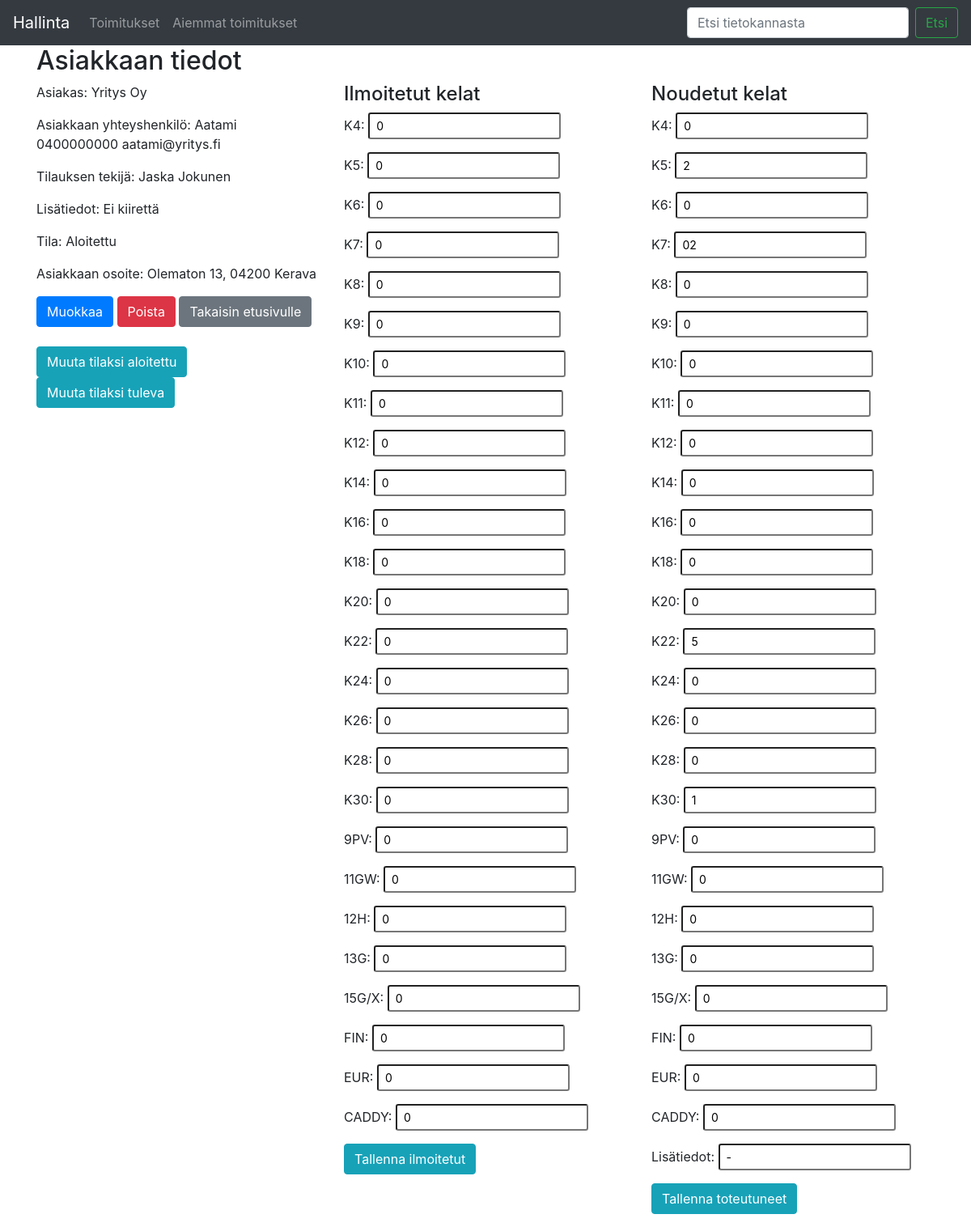
Screenshot of /tilaus.php?id=1 with the database file from the repository.
### tables this page shows
CREATE TABLE `toimitukset` (
  `id` int(11) NOT NULL AUTO_INCREMENT,
  `nimi` text,
  `tekija` text,
  `tasmaaika` int(11) DEFAULT NULL,
  `lisatieto` text,
  `tila` text,
  `osoite` text,
  `piilotettu` int(11) DEFAULT NULL,
  `yhteyshenkilo` text,
  PRIMARY KEY (`id`)
);

CREATE TABLE `toteutuneet` (
  `id` int(11) NOT NULL AUTO_INCREMENT,
  `huomioitava` text,
  `K4` text,
  `K5` text,
  `K6` text,
  `K7` text,
  `K8` text,
  `K9` text,
  `K10` text,
  `K11` text,
  `K12` text,
  `K14` text,
  `K16` text,
  `K18` text,
  `K20` text,
  `K22` text,
  `K24` text,
  `K26` text,
  `K28` text,
  `K30` text,
  `9PV` text,
  `11GW` text,
  `12H` text,
  `13G` text,
  `15GX` text,
  `FIN` text,
  `EUR` text,
  `CADDY` text,
  `yritysid` int(11) DEFAULT NULL,
  PRIMARY KEY (`id`),
  KEY `yritysid` (`yritysid`),
  CONSTRAINT `toteutuneet_ibfk_1` FOREIGN KEY (`yritysid`) REFERENCES `toimitukset` (`id`)
);

### tilaus.php (the view, shortened to what this page needs)
<!DOCTYPE html>
<html lang="fi">
  <head>
    <link href="css/bootstrap.min.css" rel="stylesheet">
  </head>
<body>
    <nav class="navbar navbar-expand-lg navbar-dark bg-dark">
      <a class="navbar-brand" href="#">Hallinta</a>
      <div class="collapse navbar-collapse" id="navbarNav">
        <ul class="navbar-nav">
          <li class="nav-item">
            <a class="nav-link" href="index.php">Toimitukset</a>
          </li>
          <li class="nav-item">
            <a class="nav-link" href="aiemmat.php">Aiemmat toimitukset</a>
          </li>
        </ul>
      </div>
      <form action="haku.php" class="form-inline" method="post">
        <input class="form-control mr-sm-2" type="search" name="search" placeholder="Etsi tietokannasta" aria-label="Search">
        <button class="btn btn-outline-success my-2 my-sm-0" type="submit">Etsi</button>
      </form>
    </nav>
    <div class="container">
      <h2>Asiakkaan tiedot</h2>
        <div class="row">
          <div class="col">
          <form class="form-horizontal">
          <?php
          include("tietokanta.php");
          $kysely = $yhteys->prepare("SELECT * FROM toimitukset WHERE id = ?");
          $kysely->execute(array($_GET["id"]));
          $tulos = $kysely->fetch();
          echo "<p>Asiakas: " . htmlspecialchars($tulos["nimi"]) . "</p>";
          echo "<p>Asiakkaan yhteyshenkilö: " . htmlspecialchars($tulos["yhteyshenkilo"]) . "</p>";
          echo "<p>Tilauksen tekijä: " . htmlspecialchars($tulos["tekija"]) . "</p>";
          echo "<p>Lisätiedot: " . htmlspecialchars($tulos["lisatieto"]) . "</p>";
          echo "<p>Tila: " . htmlspecialchars($tulos["tila"]) . "</p>";
          echo "<p>Asiakkaan osoite: " . htmlspecialchars($tulos["osoite"]) . "</p>";
          $id = $tulos["id"];
          echo "<p><a href=\"muokkaa.php?id=$id\" class=\"btn btn-primary\">Muokkaa</a> ";
          echo "<a href=\"poista.php?id=$id\" class=\"btn btn-danger\" onclick=\"return confirm('Oletko varma että haluat poistaa toimituksen?')\">Poista</a> ";
          echo "<a href=\"index.php\" class=\"btn btn-secondary\">Takaisin etusivulle</a>";
          echo "<br />";
          echo "<br />";
          echo "<a href=\"aloitettu.php?id=$id\" class=\"btn btn-info\">Muuta tilaksi aloitettu</a> ";
          echo "<a href=\"tuleva.php?id=$id\" class=\"btn btn-info\">Muuta tilaksi tuleva</a></p>";
          ?>
        </form>
        </div>
        <div class="col">
<h4>Ilmoitetut kelat</h4>
<form action="kelojenlisays.php" method="post">
<p>K4: <input class="form-control-sm" type="text" name="K4" value="0" required></p>
<p>K5: <input class="form-control-sm" type="text" name="K5" value="0" required></p>
<p>K6: <input class="form-control-sm" type="text" name="K6" value="0" required></p>
<p>K7: <input class="form-control-sm" type="text" name="K7" value="0" required></p>
<p>K8: <input class="form-control-sm" type="text" name="K8" value="0" required></p>
<p>K9: <input class="form-control-sm" type="text" name="K9" value="0" required></p>
<p>K10: <input class="form-control-sm" type="text" name="K10" value="0" required></p>
<p>K11: <input class="form-control-sm" type="text" name="K11" value="0" required></p>
<p>K12: <input class="form-control-sm" type="text" name="K12" value="0" required></p>
<p>K14: <input class="form-control-sm" type="text" name="K14" value="0" required></p>
<p>K16: <input class="form-control-sm" type="text" name="K16" value="0" required></p>
<p>K18: <input class="form-control-sm" type="text" name="K18" value="0" required></p>
<p>K20: <input class="form-control-sm" type="text" name="K20" value="0" required></p>
<p>K22: <input class="form-control-sm" type="text" name="K22" value="0" required></p>
<p>K24: <input class="form-control-sm" type="text" name="K24" value="0" required></p>
<p>K26: <input class="form-control-sm" type="text" name="K26" value="0" required></p>
<p>K28: <input class="form-control-sm" type="text" name="K28" value="0" required></p>
<p>K30: <input class="form-control-sm" type="text" name="K30" value="0" required></p>
<p>9PV: <input class="form-control-sm" type="text" name="9PV" value="0" required></p>
<p>11GW: <input class="form-control-sm" type="text" name="11GW" value="0" required></p>
<p>12H: <input class="form-control-sm" type="text" name="12H" value="0" required></p>
<p>13G: <input class="form-control-sm" type="text" name="13G" value="0" required></p>
<p>15G/X: <input class="form-control-sm" type="text" name="15GX" value="0" required></p>
<p>FIN: <input class="form-control-sm" type="text" name="FIN" value="0" required></p>
<p>EUR: <input class="form-control-sm" type="text" name="EUR" value="0" required></p>
<p>CADDY: <input class="form-control-sm" type="text" name="CADDY" value="0" required></p>
<p><input type="submit" class="btn btn-info" value="Tallenna ilmoitetut"></p>
</form>
</div>
<?php
include ("tietokanta.php");
$kysely = $yhteys->prepare("SELECT * FROM toteutuneet where yritysid=" . $_GET["id"]);
$kysely->execute(array($_GET["id"]));
$result = $kysely->fetchAll();
?>
      <div class="col">
<h4>Noudetut kelat</h4>
<form action="kelojenkorjaus.php" method="post">
<p>K4: <input class="form-control-sm" type="text" name="K4" value="<?php echo $result[0]['K4']; ?>"></p>
<p>K5: <input class="form-control-sm" type="text" name="K5" value="<?php echo $result[0]['K5']; ?>"></p>
<p>K6: <input class="form-control-sm" type="text" name="K6" value="<?php echo $result[0]['K6']; ?>"></p>
<p>K7: <input class="form-control-sm" type="text" name="K7" value="<?php echo $result[0]['K7']; ?>"></p>
<p>K8: <input class="form-control-sm" type="text" name="K8" value="<?php echo $result[0]['K8']; ?>"></p>
<p>K9: <input class="form-control-sm" type="text" name="K9" value="<?php echo $result[0]['K9']; ?>"></p>
<p>K10: <input class="form-control-sm" type="text" name="K10" value="<?php echo $result[0]['K10']; ?>"></p>
<p>K11: <input class="form-control-sm" type="text" name="K11" value="<?php echo $result[0]['K11']; ?>"></p>
<p>K12: <input class="form-control-sm" type="text" name="K12" value="<?php echo $result[0]['K12']; ?>"></p>
<p>K14: <input class="form-control-sm" type="text" name="K14" value="<?php echo $result[0]['K14']; ?>"></p>
<p>K16: <input class="form-control-sm" type="text" name="K16" value="<?php echo $result[0]['K16']; ?>"></p>
<p>K18: <input class="form-control-sm" type="text" name="K18" value="<?php echo $result[0]['K18']; ?>"></p>
<p>K20: <input class="form-control-sm" type="text" name="K20" value="<?php echo $result[0]['K20']; ?>"></p>
<p>K22: <input class="form-control-sm" type="text" name="K22" value="<?php echo $result[0]['K22']; ?>"></p>
<p>K24: <input class="form-control-sm" type="text" name="K24" value="<?php echo $result[0]['K24']; ?>"></p>
<p>K26: <input class="form-control-sm" type="text" name="K26" value="<?php echo $result[0]['K26']; ?>"></p>
<p>K28: <input class="form-control-sm" type="text" name="K28" value="<?php echo $result[0]['K28']; ?>"></p>
<p>K30: <input class="form-control-sm" type="text" name="K30" value="<?php echo $result[0]['K30']; ?>"></p>
<p>9PV: <input class="form-control-sm" type="text" name="9PV" value="<?php echo $result[0]['9PV']; ?>"></p>
<p>11GW: <input class="form-control-sm" type="text" name="11GW" value="<?php echo $result[0]['11GW']; ?>"></p>
<p>12H: <input class="form-control-sm" type="text" name="12H" value="<?php echo $result[0]['12H']; ?>"></p>
<p>13G: <input class="form-control-sm" type="text" name="13G" value="<?php echo $result[0]['13G']; ?>"></p>
<p>15G/X: <input class="form-control-sm" type="text" name="15GX" value="<?php echo $result[0]['15GX']; ?>"></p>
<p>FIN: <input class="form-control-sm" type="text" name="FIN" value="<?php echo $result[0]['FIN']; ?>"></p>
<p>EUR: <input class="form-control-sm" type="text" name="EUR" value="<?php echo $result[0]['EUR']; ?>"></p>
<p>CADDY: <input class="form-control-sm" type="text" name="CADDY" value="<?php echo $result[0]['CADDY']; ?>"></p>
<p>Lisätiedot: <input class="form-control-sm" type="text" name="huomioitava"  value="<?php echo $result[0]['huomioitava']; ?>"></p>
<p><input type="submit" class="btn btn-info" value="Tallenna toteutuneet"></p>
</form>
      </div>
    </div>
    </div>
  </body>
</html>

### rows the page displays
toimitukset: nimi "Yritys Oy", yhteyshenkilo "Aatami 0400000000 aatami@yritys.fi", tekija "Jaska Jokunen", lisatieto "Ei kiirettä", tila "Aloitettu", osoite "Olematon 13, 04200 Kerava"
toteutuneet: K4 "0", K5 "2", K6 "0", K7 "02", K8 "0", K9 "0", K10 "0", K11 "0", K12 "0", K14 "0", K16 "0", K18 "0", K20 "0", K22 "5", K24 "0", K26 "0", K28 "0", K30 "1", 9PV "0", 11GW "0", 12H "0", 13G "0", 15GX "0", FIN "0", EUR "0", CADDY "0", huomioitava "-"
